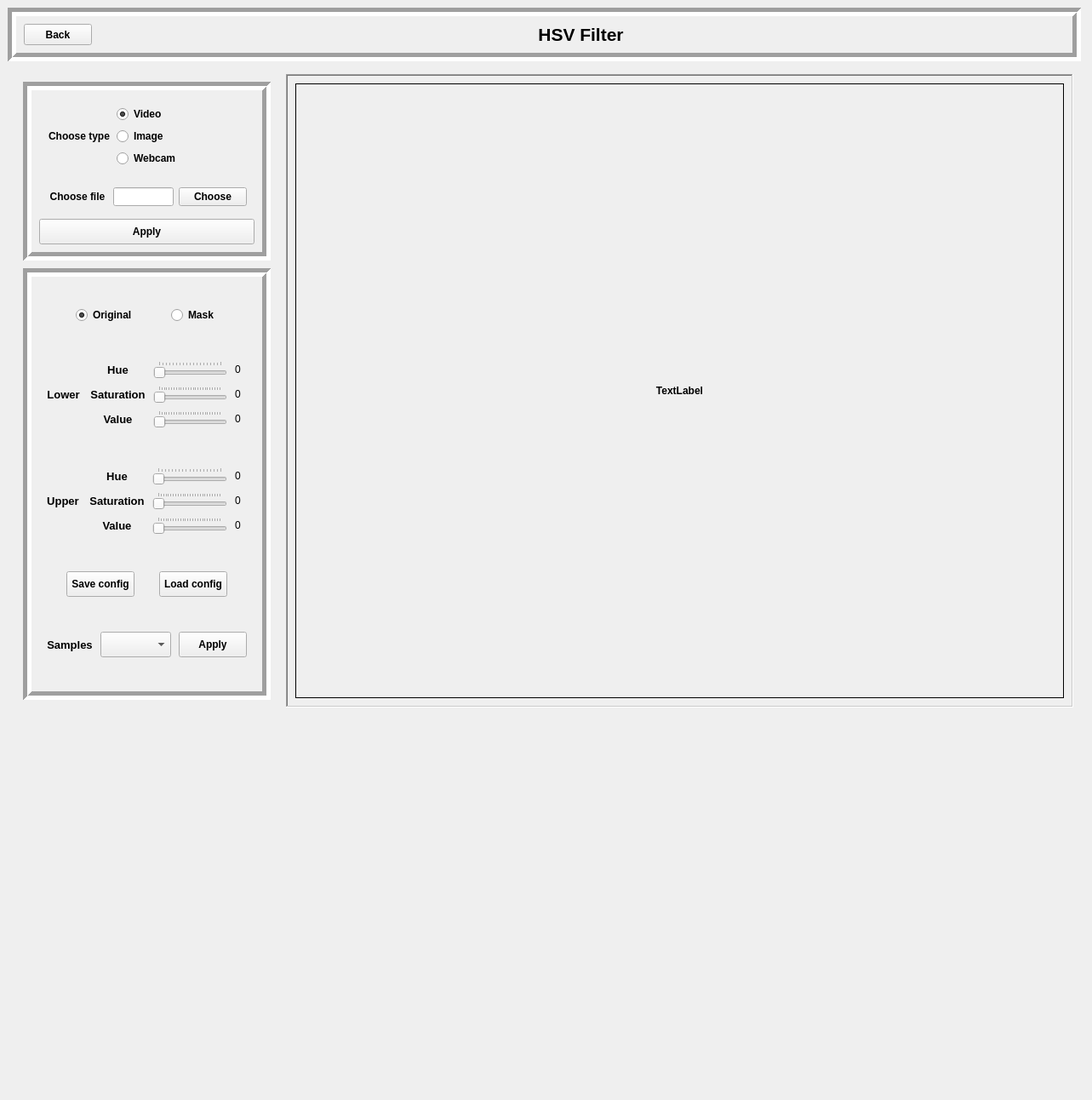
<?xml version="1.0" encoding="UTF-8"?>
<ui version="4.0">
 <class>Form</class>
 <widget class="QWidget" name="Form">
  <property name="geometry">
   <rect>
    <x>0</x>
    <y>0</y>
    <width>1283</width>
    <height>1292</height>
   </rect>
  </property>
  <property name="windowTitle">
   <string>Form</string>
  </property>
  <widget class="QWidget" name="layoutWidget">
   <property name="geometry">
    <rect>
     <x>9</x>
     <y>9</y>
     <width>1261</width>
     <height>831</height>
    </rect>
   </property>
   <layout class="QVBoxLayout" name="verticalLayout_3" stretch="0,17">
    <item>
     <widget class="QFrame" name="frame">
      <property name="frameShape">
       <enum>QFrame::Box</enum>
      </property>
      <property name="frameShadow">
       <enum>QFrame::Sunken</enum>
      </property>
      <property name="lineWidth">
       <number>5</number>
      </property>
      <layout class="QHBoxLayout" name="horizontalLayout_6" stretch="1,15">
       <property name="leftMargin">
        <number>9</number>
       </property>
       <property name="topMargin">
        <number>9</number>
       </property>
       <property name="rightMargin">
        <number>9</number>
       </property>
       <property name="bottomMargin">
        <number>9</number>
       </property>
       <item>
        <widget class="QPushButton" name="pushButtonBack">
         <property name="maximumSize">
          <size>
           <width>16777215</width>
           <height>30</height>
          </size>
         </property>
         <property name="font">
          <font>
           <weight>75</weight>
           <bold>true</bold>
          </font>
         </property>
         <property name="text">
          <string>Back</string>
         </property>
        </widget>
       </item>
       <item>
        <widget class="QLabel" name="label">
         <property name="font">
          <font>
           <pointsize>16</pointsize>
           <weight>75</weight>
           <bold>true</bold>
          </font>
         </property>
         <property name="text">
          <string>HSV Filter</string>
         </property>
         <property name="alignment">
          <set>Qt::AlignCenter</set>
         </property>
        </widget>
       </item>
      </layout>
     </widget>
    </item>
    <item>
     <layout class="QHBoxLayout" name="horizontalLayout_5" stretch="1,3">
      <property name="spacing">
       <number>9</number>
      </property>
      <property name="leftMargin">
       <number>9</number>
      </property>
      <property name="topMargin">
       <number>9</number>
      </property>
      <property name="rightMargin">
       <number>9</number>
      </property>
      <property name="bottomMargin">
       <number>9</number>
      </property>
      <item>
       <layout class="QVBoxLayout" name="verticalLayout" stretch="0,0">
        <property name="spacing">
         <number>9</number>
        </property>
        <property name="leftMargin">
         <number>9</number>
        </property>
        <property name="topMargin">
         <number>9</number>
        </property>
        <property name="rightMargin">
         <number>9</number>
        </property>
        <property name="bottomMargin">
         <number>9</number>
        </property>
        <item>
         <widget class="QFrame" name="frame">
          <property name="frameShape">
           <enum>QFrame::Box</enum>
          </property>
          <property name="frameShadow">
           <enum>QFrame::Sunken</enum>
          </property>
          <property name="lineWidth">
           <number>5</number>
          </property>
          <layout class="QVBoxLayout" name="verticalLayout_5" stretch="0,0,0">
           <item>
            <layout class="QHBoxLayout" name="horizontalLayout_7" stretch="1,2">
             <property name="leftMargin">
              <number>9</number>
             </property>
             <property name="topMargin">
              <number>9</number>
             </property>
             <property name="rightMargin">
              <number>9</number>
             </property>
             <property name="bottomMargin">
              <number>9</number>
             </property>
             <item>
              <widget class="QLabel" name="label_11">
               <property name="font">
                <font>
                 <weight>75</weight>
                 <bold>true</bold>
                </font>
               </property>
               <property name="text">
                <string>Choose type</string>
               </property>
               <property name="alignment">
                <set>Qt::AlignCenter</set>
               </property>
              </widget>
             </item>
             <item>
              <layout class="QVBoxLayout" name="verticalLayout_4">
               <item>
                <widget class="QRadioButton" name="radioButtonVideo">
                 <property name="font">
                  <font>
                   <weight>75</weight>
                   <bold>true</bold>
                  </font>
                 </property>
                 <property name="text">
                  <string>Video</string>
                 </property>
                 <property name="checked">
                  <bool>true</bool>
                 </property>
                </widget>
               </item>
               <item>
                <widget class="QRadioButton" name="radioButtonImage">
                 <property name="font">
                  <font>
                   <weight>75</weight>
                   <bold>true</bold>
                  </font>
                 </property>
                 <property name="text">
                  <string>Image</string>
                 </property>
                </widget>
               </item>
               <item>
                <widget class="QRadioButton" name="radioButtonWebcam">
                 <property name="font">
                  <font>
                   <weight>75</weight>
                   <bold>true</bold>
                  </font>
                 </property>
                 <property name="text">
                  <string>Webcam</string>
                 </property>
                 <property name="checked">
                  <bool>false</bool>
                 </property>
                </widget>
               </item>
              </layout>
             </item>
            </layout>
           </item>
           <item>
            <layout class="QHBoxLayout" name="horizontalLayout_9" stretch="1,1,1">
             <property name="leftMargin">
              <number>9</number>
             </property>
             <property name="topMargin">
              <number>9</number>
             </property>
             <property name="rightMargin">
              <number>9</number>
             </property>
             <property name="bottomMargin">
              <number>9</number>
             </property>
             <item>
              <widget class="QLabel" name="label_12">
               <property name="font">
                <font>
                 <weight>75</weight>
                 <bold>true</bold>
                </font>
               </property>
               <property name="text">
                <string>Choose file</string>
               </property>
               <property name="alignment">
                <set>Qt::AlignCenter</set>
               </property>
              </widget>
             </item>
             <item>
              <widget class="QLineEdit" name="lineEditChooseFile">
               <property name="maximumSize">
                <size>
                 <width>16777215</width>
                 <height>30</height>
                </size>
               </property>
              </widget>
             </item>
             <item>
              <widget class="QPushButton" name="pushButtonChooseFile">
               <property name="maximumSize">
                <size>
                 <width>16777215</width>
                 <height>30</height>
                </size>
               </property>
               <property name="font">
                <font>
                 <weight>75</weight>
                 <bold>true</bold>
                </font>
               </property>
               <property name="text">
                <string>Choose</string>
               </property>
              </widget>
             </item>
            </layout>
           </item>
           <item>
            <widget class="QPushButton" name="pushButtonApplyFile">
             <property name="minimumSize">
              <size>
               <width>0</width>
               <height>30</height>
              </size>
             </property>
             <property name="maximumSize">
              <size>
               <width>16777215</width>
               <height>30</height>
              </size>
             </property>
             <property name="font">
              <font>
               <weight>75</weight>
               <bold>true</bold>
              </font>
             </property>
             <property name="text">
              <string>Apply</string>
             </property>
            </widget>
           </item>
          </layout>
         </widget>
        </item>
        <item>
         <widget class="QFrame" name="frame">
          <property name="frameShape">
           <enum>QFrame::Box</enum>
          </property>
          <property name="frameShadow">
           <enum>QFrame::Sunken</enum>
          </property>
          <property name="lineWidth">
           <number>5</number>
          </property>
          <layout class="QVBoxLayout" name="verticalLayout_6" stretch="1,3,3,1,1">
           <item>
            <layout class="QHBoxLayout" name="horizontalLayout_4" stretch="1,1,1,1,1">
             <property name="leftMargin">
              <number>9</number>
             </property>
             <property name="topMargin">
              <number>9</number>
             </property>
             <property name="rightMargin">
              <number>9</number>
             </property>
             <property name="bottomMargin">
              <number>9</number>
             </property>
             <item>
              <spacer name="horizontalSpacer_4">
               <property name="orientation">
                <enum>Qt::Horizontal</enum>
               </property>
               <property name="sizeHint" stdset="0">
                <size>
                 <width>40</width>
                 <height>20</height>
                </size>
               </property>
              </spacer>
             </item>
             <item>
              <widget class="QRadioButton" name="radioButtonOriginal">
               <property name="font">
                <font>
                 <weight>75</weight>
                 <bold>true</bold>
                </font>
               </property>
               <property name="text">
                <string>Original</string>
               </property>
               <property name="checked">
                <bool>true</bool>
               </property>
              </widget>
             </item>
             <item>
              <spacer name="horizontalSpacer_6">
               <property name="orientation">
                <enum>Qt::Horizontal</enum>
               </property>
               <property name="sizeHint" stdset="0">
                <size>
                 <width>40</width>
                 <height>20</height>
                </size>
               </property>
              </spacer>
             </item>
             <item>
              <widget class="QRadioButton" name="radioButtonMask">
               <property name="font">
                <font>
                 <weight>75</weight>
                 <bold>true</bold>
                </font>
               </property>
               <property name="text">
                <string>Mask</string>
               </property>
              </widget>
             </item>
             <item>
              <spacer name="horizontalSpacer_5">
               <property name="orientation">
                <enum>Qt::Horizontal</enum>
               </property>
               <property name="sizeHint" stdset="0">
                <size>
                 <width>40</width>
                 <height>20</height>
                </size>
               </property>
              </spacer>
             </item>
            </layout>
           </item>
           <item>
            <layout class="QHBoxLayout" name="horizontalLayout" stretch="1,10">
             <property name="spacing">
              <number>9</number>
             </property>
             <property name="leftMargin">
              <number>9</number>
             </property>
             <property name="topMargin">
              <number>9</number>
             </property>
             <property name="rightMargin">
              <number>9</number>
             </property>
             <property name="bottomMargin">
              <number>9</number>
             </property>
             <item>
              <widget class="QLabel" name="label_2">
               <property name="font">
                <font>
                 <pointsize>10</pointsize>
                 <weight>75</weight>
                 <bold>true</bold>
                </font>
               </property>
               <property name="autoFillBackground">
                <bool>true</bool>
               </property>
               <property name="frameShape">
                <enum>QFrame::NoFrame</enum>
               </property>
               <property name="frameShadow">
                <enum>QFrame::Raised</enum>
               </property>
               <property name="text">
                <string>Lower</string>
               </property>
               <property name="alignment">
                <set>Qt::AlignCenter</set>
               </property>
              </widget>
             </item>
             <item>
              <layout class="QGridLayout" name="gridLayout" rowstretch="2,8,1" columnstretch="2,8,1" rowminimumheight="2,8,1" columnminimumwidth="2,8,1">
               <property name="leftMargin">
                <number>3</number>
               </property>
               <property name="topMargin">
                <number>3</number>
               </property>
               <property name="rightMargin">
                <number>3</number>
               </property>
               <property name="bottomMargin">
                <number>3</number>
               </property>
               <item row="0" column="0">
                <widget class="QLabel" name="label_3">
                 <property name="font">
                  <font>
                   <pointsize>10</pointsize>
                   <weight>75</weight>
                   <bold>true</bold>
                  </font>
                 </property>
                 <property name="autoFillBackground">
                  <bool>true</bool>
                 </property>
                 <property name="text">
                  <string>Hue</string>
                 </property>
                 <property name="alignment">
                  <set>Qt::AlignCenter</set>
                 </property>
                </widget>
               </item>
               <item row="0" column="1">
                <widget class="QSlider" name="horizontalSliderHL">
                 <property name="maximum">
                  <number>180</number>
                 </property>
                 <property name="sliderPosition">
                  <number>0</number>
                 </property>
                 <property name="orientation">
                  <enum>Qt::Horizontal</enum>
                 </property>
                 <property name="tickPosition">
                  <enum>QSlider::TicksAbove</enum>
                 </property>
                </widget>
               </item>
               <item row="0" column="2">
                <widget class="QLabel" name="labelHL">
                 <property name="text">
                  <string>0</string>
                 </property>
                </widget>
               </item>
               <item row="1" column="0">
                <widget class="QLabel" name="label_4">
                 <property name="font">
                  <font>
                   <pointsize>10</pointsize>
                   <weight>75</weight>
                   <bold>true</bold>
                  </font>
                 </property>
                 <property name="autoFillBackground">
                  <bool>true</bool>
                 </property>
                 <property name="text">
                  <string>Saturation</string>
                 </property>
                 <property name="alignment">
                  <set>Qt::AlignCenter</set>
                 </property>
                </widget>
               </item>
               <item row="1" column="1">
                <widget class="QSlider" name="horizontalSliderSL">
                 <property name="maximum">
                  <number>255</number>
                 </property>
                 <property name="sliderPosition">
                  <number>0</number>
                 </property>
                 <property name="orientation">
                  <enum>Qt::Horizontal</enum>
                 </property>
                 <property name="tickPosition">
                  <enum>QSlider::TicksAbove</enum>
                 </property>
                </widget>
               </item>
               <item row="1" column="2">
                <widget class="QLabel" name="labelSL">
                 <property name="text">
                  <string>0</string>
                 </property>
                </widget>
               </item>
               <item row="2" column="0">
                <widget class="QLabel" name="label_5">
                 <property name="font">
                  <font>
                   <pointsize>10</pointsize>
                   <weight>75</weight>
                   <bold>true</bold>
                  </font>
                 </property>
                 <property name="autoFillBackground">
                  <bool>true</bool>
                 </property>
                 <property name="text">
                  <string>Value</string>
                 </property>
                 <property name="alignment">
                  <set>Qt::AlignCenter</set>
                 </property>
                </widget>
               </item>
               <item row="2" column="1">
                <widget class="QSlider" name="horizontalSliderVL">
                 <property name="maximum">
                  <number>255</number>
                 </property>
                 <property name="sliderPosition">
                  <number>0</number>
                 </property>
                 <property name="orientation">
                  <enum>Qt::Horizontal</enum>
                 </property>
                 <property name="tickPosition">
                  <enum>QSlider::TicksAbove</enum>
                 </property>
                </widget>
               </item>
               <item row="2" column="2">
                <widget class="QLabel" name="labelVL">
                 <property name="text">
                  <string>0</string>
                 </property>
                </widget>
               </item>
              </layout>
             </item>
            </layout>
           </item>
           <item>
            <layout class="QHBoxLayout" name="horizontalLayout_2" stretch="1,10">
             <property name="spacing">
              <number>9</number>
             </property>
             <property name="leftMargin">
              <number>9</number>
             </property>
             <property name="topMargin">
              <number>9</number>
             </property>
             <property name="rightMargin">
              <number>9</number>
             </property>
             <property name="bottomMargin">
              <number>9</number>
             </property>
             <item>
              <widget class="QLabel" name="label_9">
               <property name="font">
                <font>
                 <pointsize>10</pointsize>
                 <weight>75</weight>
                 <bold>true</bold>
                </font>
               </property>
               <property name="autoFillBackground">
                <bool>true</bool>
               </property>
               <property name="frameShape">
                <enum>QFrame::NoFrame</enum>
               </property>
               <property name="frameShadow">
                <enum>QFrame::Raised</enum>
               </property>
               <property name="text">
                <string>Upper</string>
               </property>
               <property name="alignment">
                <set>Qt::AlignCenter</set>
               </property>
              </widget>
             </item>
             <item>
              <layout class="QGridLayout" name="gridLayout_2" rowstretch="2,8,1" columnstretch="2,8,1" rowminimumheight="2,8,1" columnminimumwidth="2,8,1">
               <property name="leftMargin">
                <number>3</number>
               </property>
               <property name="topMargin">
                <number>3</number>
               </property>
               <property name="rightMargin">
                <number>3</number>
               </property>
               <property name="bottomMargin">
                <number>3</number>
               </property>
               <item row="0" column="0">
                <widget class="QLabel" name="label_6">
                 <property name="font">
                  <font>
                   <pointsize>10</pointsize>
                   <weight>75</weight>
                   <bold>true</bold>
                  </font>
                 </property>
                 <property name="autoFillBackground">
                  <bool>true</bool>
                 </property>
                 <property name="text">
                  <string>Hue</string>
                 </property>
                 <property name="alignment">
                  <set>Qt::AlignCenter</set>
                 </property>
                </widget>
               </item>
               <item row="0" column="1">
                <widget class="QSlider" name="horizontalSliderHU">
                 <property name="maximum">
                  <number>180</number>
                 </property>
                 <property name="sliderPosition">
                  <number>0</number>
                 </property>
                 <property name="orientation">
                  <enum>Qt::Horizontal</enum>
                 </property>
                 <property name="tickPosition">
                  <enum>QSlider::TicksAbove</enum>
                 </property>
                </widget>
               </item>
               <item row="0" column="2">
                <widget class="QLabel" name="labelHU">
                 <property name="text">
                  <string>0</string>
                 </property>
                </widget>
               </item>
               <item row="1" column="0">
                <widget class="QLabel" name="label_7">
                 <property name="font">
                  <font>
                   <pointsize>10</pointsize>
                   <weight>75</weight>
                   <bold>true</bold>
                  </font>
                 </property>
                 <property name="autoFillBackground">
                  <bool>true</bool>
                 </property>
                 <property name="text">
                  <string>Saturation</string>
                 </property>
                 <property name="alignment">
                  <set>Qt::AlignCenter</set>
                 </property>
                </widget>
               </item>
               <item row="1" column="1">
                <widget class="QSlider" name="horizontalSliderSU">
                 <property name="maximum">
                  <number>255</number>
                 </property>
                 <property name="sliderPosition">
                  <number>0</number>
                 </property>
                 <property name="orientation">
                  <enum>Qt::Horizontal</enum>
                 </property>
                 <property name="tickPosition">
                  <enum>QSlider::TicksAbove</enum>
                 </property>
                </widget>
               </item>
               <item row="1" column="2">
                <widget class="QLabel" name="labelSU">
                 <property name="text">
                  <string>0</string>
                 </property>
                </widget>
               </item>
               <item row="2" column="0">
                <widget class="QLabel" name="label_8">
                 <property name="font">
                  <font>
                   <pointsize>10</pointsize>
                   <weight>75</weight>
                   <bold>true</bold>
                  </font>
                 </property>
                 <property name="autoFillBackground">
                  <bool>true</bool>
                 </property>
                 <property name="text">
                  <string>Value</string>
                 </property>
                 <property name="alignment">
                  <set>Qt::AlignCenter</set>
                 </property>
                </widget>
               </item>
               <item row="2" column="1">
                <widget class="QSlider" name="horizontalSliderVU">
                 <property name="maximum">
                  <number>255</number>
                 </property>
                 <property name="sliderPosition">
                  <number>0</number>
                 </property>
                 <property name="orientation">
                  <enum>Qt::Horizontal</enum>
                 </property>
                 <property name="tickPosition">
                  <enum>QSlider::TicksAbove</enum>
                 </property>
                </widget>
               </item>
               <item row="2" column="2">
                <widget class="QLabel" name="labelVU">
                 <property name="text">
                  <string>0</string>
                 </property>
                </widget>
               </item>
              </layout>
             </item>
            </layout>
           </item>
           <item>
            <layout class="QHBoxLayout" name="horizontalLayout_8" stretch="1,2,1,2,1">
             <property name="leftMargin">
              <number>9</number>
             </property>
             <property name="topMargin">
              <number>9</number>
             </property>
             <property name="rightMargin">
              <number>9</number>
             </property>
             <property name="bottomMargin">
              <number>9</number>
             </property>
             <item>
              <spacer name="horizontalSpacer">
               <property name="orientation">
                <enum>Qt::Horizontal</enum>
               </property>
               <property name="sizeHint" stdset="0">
                <size>
                 <width>40</width>
                 <height>20</height>
                </size>
               </property>
              </spacer>
             </item>
             <item>
              <widget class="QPushButton" name="pushButtonSaveConfig">
               <property name="minimumSize">
                <size>
                 <width>0</width>
                 <height>30</height>
                </size>
               </property>
               <property name="font">
                <font>
                 <weight>75</weight>
                 <bold>true</bold>
                </font>
               </property>
               <property name="text">
                <string>Save config</string>
               </property>
              </widget>
             </item>
             <item>
              <spacer name="horizontalSpacer_2">
               <property name="orientation">
                <enum>Qt::Horizontal</enum>
               </property>
               <property name="sizeHint" stdset="0">
                <size>
                 <width>40</width>
                 <height>20</height>
                </size>
               </property>
              </spacer>
             </item>
             <item>
              <widget class="QPushButton" name="pushButtonLoadConfig">
               <property name="minimumSize">
                <size>
                 <width>0</width>
                 <height>30</height>
                </size>
               </property>
               <property name="font">
                <font>
                 <weight>75</weight>
                 <bold>true</bold>
                </font>
               </property>
               <property name="text">
                <string>Load config</string>
               </property>
              </widget>
             </item>
             <item>
              <spacer name="horizontalSpacer_3">
               <property name="orientation">
                <enum>Qt::Horizontal</enum>
               </property>
               <property name="sizeHint" stdset="0">
                <size>
                 <width>40</width>
                 <height>20</height>
                </size>
               </property>
              </spacer>
             </item>
            </layout>
           </item>
           <item>
            <layout class="QHBoxLayout" name="horizontalLayout_3" stretch="3,7,3">
             <property name="spacing">
              <number>9</number>
             </property>
             <property name="leftMargin">
              <number>9</number>
             </property>
             <property name="topMargin">
              <number>9</number>
             </property>
             <property name="rightMargin">
              <number>9</number>
             </property>
             <property name="bottomMargin">
              <number>9</number>
             </property>
             <item>
              <widget class="QLabel" name="label_10">
               <property name="maximumSize">
                <size>
                 <width>16777215</width>
                 <height>100</height>
                </size>
               </property>
               <property name="font">
                <font>
                 <pointsize>10</pointsize>
                 <weight>75</weight>
                 <bold>true</bold>
                </font>
               </property>
               <property name="autoFillBackground">
                <bool>true</bool>
               </property>
               <property name="text">
                <string>Samples</string>
               </property>
               <property name="alignment">
                <set>Qt::AlignCenter</set>
               </property>
              </widget>
             </item>
             <item>
              <widget class="QComboBox" name="comboBoxSamples">
               <property name="maximumSize">
                <size>
                 <width>16777215</width>
                 <height>30</height>
                </size>
               </property>
              </widget>
             </item>
             <item>
              <widget class="QPushButton" name="pushButtonApply">
               <property name="maximumSize">
                <size>
                 <width>16777215</width>
                 <height>30</height>
                </size>
               </property>
               <property name="font">
                <font>
                 <weight>75</weight>
                 <bold>true</bold>
                </font>
               </property>
               <property name="text">
                <string>Apply</string>
               </property>
              </widget>
             </item>
            </layout>
           </item>
          </layout>
         </widget>
        </item>
       </layout>
      </item>
      <item>
       <widget class="QFrame" name="frame">
        <property name="frameShape">
         <enum>QFrame::WinPanel</enum>
        </property>
        <property name="frameShadow">
         <enum>QFrame::Sunken</enum>
        </property>
        <property name="lineWidth">
         <number>5</number>
        </property>
        <layout class="QVBoxLayout" name="verticalLayout_2" stretch="10">
         <property name="spacing">
          <number>10</number>
         </property>
         <property name="leftMargin">
          <number>9</number>
         </property>
         <property name="topMargin">
          <number>9</number>
         </property>
         <property name="rightMargin">
          <number>9</number>
         </property>
         <property name="bottomMargin">
          <number>9</number>
         </property>
         <item>
          <widget class="QLabel" name="labelShow">
           <property name="maximumSize">
            <size>
             <width>1920</width>
             <height>1280</height>
            </size>
           </property>
           <property name="font">
            <font>
             <weight>75</weight>
             <bold>true</bold>
            </font>
           </property>
           <property name="autoFillBackground">
            <bool>true</bool>
           </property>
           <property name="frameShape">
            <enum>QFrame::Box</enum>
           </property>
           <property name="frameShadow">
            <enum>QFrame::Plain</enum>
           </property>
           <property name="text">
            <string>TextLabel</string>
           </property>
           <property name="alignment">
            <set>Qt::AlignCenter</set>
           </property>
           <property name="margin">
            <number>0</number>
           </property>
          </widget>
         </item>
        </layout>
       </widget>
      </item>
     </layout>
    </item>
   </layout>
  </widget>
 </widget>
 <resources/>
 <connections/>
</ui>
